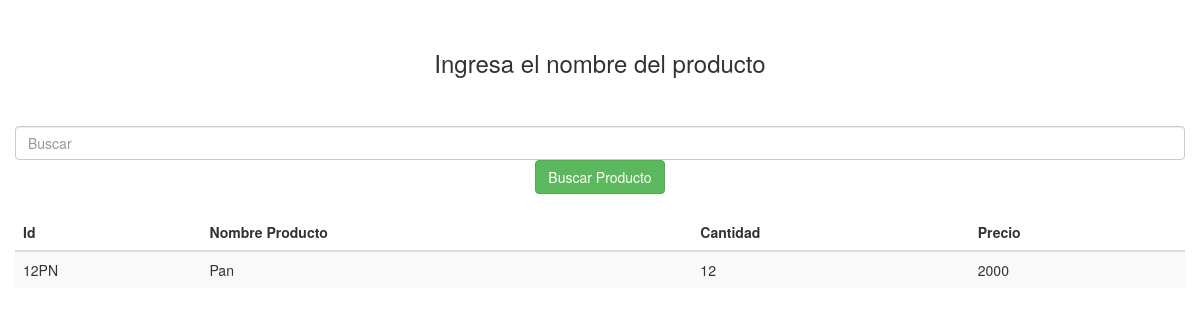
The page /consulta on the database as committed earlier.
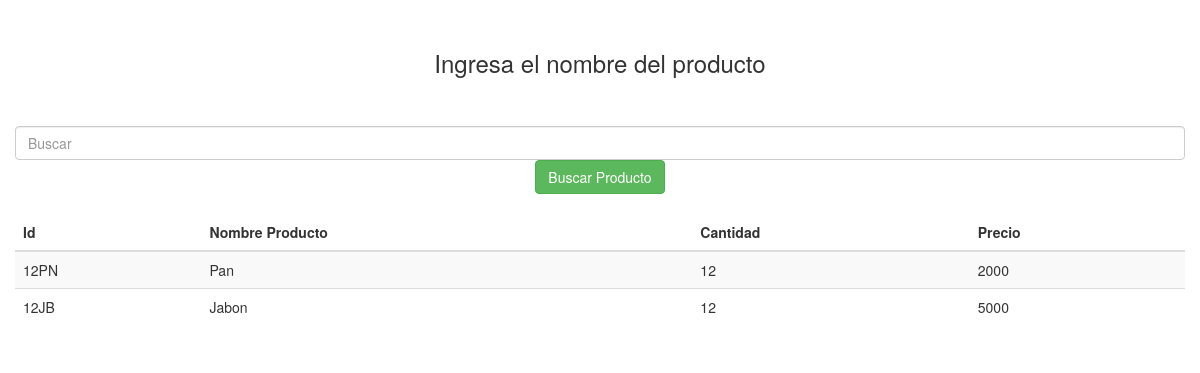
The same page on the database as committed later.
### polls/models.py (models this page shows)
class Producto(models.Model):
	class Meta:
		verbose_name = u"Producto"
		verbose_name_plural  = u"Productos"
	idProducto = models.CharField(primary_key=True, max_length=20)#segundos
	Nombre = models.CharField(max_length=50)
	Cantidad = models.CharField(max_length=20)#segundos
	Precio= models.CharField(max_length=100)

### polls/views.py (the view)
# urls.py: path('consulta', views.Consulta, name="Consulta"),
def Consulta(request):
	register_form=Consulta_nombre(request.POST or None)
	objects = Producto.objects.all()
	if register_form.is_valid() and request.method == 'POST':
		form_data = register_form.cleaned_data
		title = form_data.get("Nombre")
		objects =Producto.objects.filter(Nombre=title)
		print (title)
	ctx = {
		"objects":objects,
		'register_form': register_form
	}
	return render(request, "consulta.html", ctx)

### polls/forms.py
class Consulta_nombre(forms.Form):
	Nombre = forms.CharField(max_length=200)
	class Meta:
		model = Producto
		fields=['Nombre']

### polls/template/consulta.html (shortened to what this page needs)
{% load static %}
<!doctype html>
<html lang="ES">
  <head>
    <link rel="stylesheet" href="https://maxcdn.bootstrapcdn.com/bootstrap/3.3.7/css/bootstrap.min.css">
  </head>
   <body class="body">
    <div class="container-fluid">
      <form id="consulta_producto" class="text-center" method="POST" style="padding-bottom: 20px; padding-top: 30px;"> {% csrf_token %}
        <h3>Ingresa el nombre del producto</h3><br><br>
        <input class="form-control col-xs-12 col-sm-12 col-md-12" type="text" placeholder="Buscar" aria-label="Search" name="Nombre" id="Nombre" required>
        <button class="btn btn-success my-2 my-sm-0" type="submit" value="Buscar_Producto">Buscar Producto</button>
      </form>
      <div>
        <table class="table table-striped">
          <thead>
            <tr>
              <th>Id</th>
              <th>Nombre Producto</th>
              <th>Cantidad</th>
              <th>Precio</th>
            </tr>
          </thead>
          <tbody>
            {% for elem in objects%}
            <tr>
              <td>{{ elem.idProducto }}</td>
              <td>{{ elem.Nombre }}</td>
              <td>{{ elem.Cantidad }}</td>
              <td>{{ elem.Precio }}</td>
            </tr>
             {% endfor %}
          </tbody>
        </table>
      </div>
    </div>
  </body>
</html>

Rows that differ between the two databases and show on the page:
added Producto: idProducto "12JB", Nombre "Jabon", Cantidad "12", Precio "5000"
